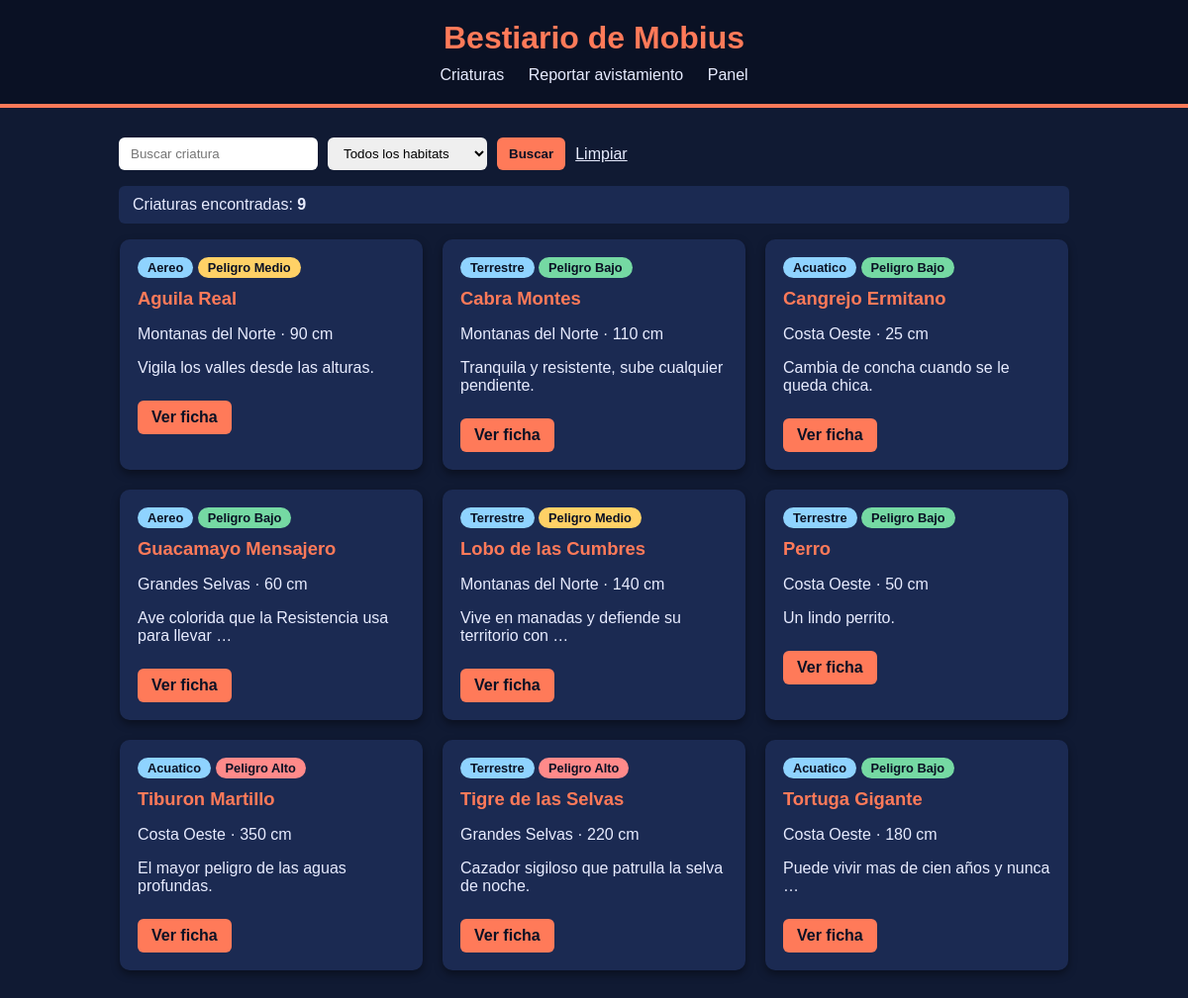
The page / on the database its author committed.
### bestiario/models.py (models this page shows, shortened)
class Criatura(models.Model):
    TIPOS = [
        ('terrestre','Terrestre'),
        ('aereo', 'Aereo'),
        ('acuatico','Acuatico'),
    ]
    habitat = models.ForeignKey(
        Habitat,
        on_delete=models.PROTECT,
        related_name='criaturas',
    )
    nombre = models.CharField(max_length=100)
    tipo = models.CharField(max_length=10,choices=TIPOS)
    peligro = models.PositiveSmallIntegerField(default=1)
    tamano_cm = models.PositiveIntegerField()
    domesticable = models.BooleanField(default=False)
    visible = models.BooleanField(default=True)
    descripcion = models.TextField(blank=True)
    class Meta:
        ordering = ['nombre']
    @property
    def nivel_peligro(self):
        if self.peligro >=8:
            return "Alto"
        if self.peligro >=4:
            return "Medio"
        return "Bajo"

class Habitat(models.Model):
    nombre = models.CharField(max_length=80, unique=True)
    clima = models.CharField(max_length=60)
    descripcion = models.TextField(blank=True)
    class Meta:
        ordering = ['nombre']

### bestiario/views.py (the view)
# urls.py: path('', views.inicio, name='inicio'),
def inicio(request):
    criaturas = Criatura.objects.select_related('habitat').filter(visible=True)
    habitat_id = request.GET.get('habitat',"")
    q = request.GET.get('q',"").strip()
    if habitat_id.isdigit():
        criaturas = criaturas.filter(habitat_id=int(habitat_id))
    if q:
        criaturas = criaturas.filter(nombre__icontains=q)
    contexto = {
        'criaturas': criaturas,
        'habitats': Habitat.objects.all(),
        'habitat_sel': habitat_id,
        'q': q,
    }
    return render(request, 'bestiario/inicio.html', contexto)

### bestiario/templates/bestiario/inicio.html (shortened to what this page needs)
{% extends 'base.html' %}
{% block contenido %}
    <form method="get" class="filtros">
        <input type="text" name="q" value="{{ q }}" placeholder="Buscar criatura">
        <select name="habitat">
            <option value="">Todos los habitats</option>
        </select>
        <button type="submit">Buscar</button>
        <a href="{% url 'bestiario:inicio' %}">Limpiar</a>
    </form>
    <p class="resumen">Criaturas encontradas: <strong>{{ criaturas|length }}</strong></p>
    <div class="lista">
    {% for c in criaturas %}
        <div class="tarjeta">
            <span class="tipo">{{ c.get_tipo_display }}</span>
            <span class="nivel nivel-{{ c.nivel_peligro|lower }}">Peligro {{ c.nivel_peligro }}</span>
            <h2>{{ c.nombre }}</h2>
            <p>{{ c.habitat.nombre }} · {{ c.tamano_cm }} cm</p>
            <p>{{ c.descripcion|truncatewords:8 }}</p>
            <a href="{% url 'bestiario:detalle' c.id %}">Ver ficha</a>
        </div>
    {% empty %}
        <p>Todavia no hay criaturas cargadas.</p>
    {% endfor %}
    </div>
{% endblock %}

### static/css/bestiario.css (style rules this page uses)
body { background-color: #101a33; color: #e8ecff; font-family: 'Trebuchet MS', sans-serif; margin: 0; }
.filtros { display: flex; flex-wrap: wrap; gap: 10px; margin-bottom: 15px; }
.filtros input, .filtros select, .filtros button { padding: 8px 12px; border-radius: 6px; border: none; }
.filtros button { background-color: #ff7a59; color: #0a1124; font-weight: bold; cursor: pointer; }
.filtros a { color: #e8ecff; align-self: center; }
.resumen { background-color: #1b2a52; padding: 10px 14px; border-radius: 6px; }
.lista { display: flex; flex-wrap: wrap; gap: 20px; justify-content: center; }
.tarjeta { background-color: #1b2a52; border-radius: 10px; padding: 18px; width: 270px; box-shadow: 0 4px 8px rgba(0, 0, 0, 0.4); }
.tarjeta h2 { color: #ff7a59; font-size: 1.15rem; margin-top: 10px; }
.tarjeta a, .boton { display: inline-block; margin-top: 8px; background-color: #ff7a59; color: #0a1124; padding: 8px 14px; border-radius: 6px; text-decoration: none; font-weight: bold; }
.tipo, .nivel { display: inline-block; padding: 3px 10px; border-radius: 12px; font-size: 0.8rem; font-weight: bold; color: #0a1124; }
.tipo { background-color: #8fd3ff; }
.nivel-bajo { background-color: #75d9a3; }
.nivel-medio { background-color: #ffd166; }
.nivel-alto { background-color: #ff8a8a; }

### rows shown on the page
Criatura: tipo "Aereo", nivel_peligro "Medio", nombre "Aguila Real", habitat.nombre "Montanas del Norte", tamano_cm "90", descripcion "Vigila los valles desde las alturas."
Criatura: tipo "Terrestre", nivel_peligro "Bajo", nombre "Cabra Montes", habitat.nombre "Montanas del Norte", tamano_cm "110", descripcion "Tranquila y resistente, sube cualquier pendiente."
Criatura: tipo "Acuatico", nivel_peligro "Bajo", nombre "Cangrejo Ermitano", habitat.nombre "Costa Oeste", tamano_cm "25", descripcion "Cambia de concha cuando se le queda chica."
Criatura: tipo "Aereo", nivel_peligro "Bajo", nombre "Guacamayo Mensajero", habitat.nombre "Grandes Selvas", tamano_cm "60", descripcion "Ave colorida que la Resistencia usa para llevar …"
Criatura: tipo "Terrestre", nivel_peligro "Medio", nombre "Lobo de las Cumbres", habitat.nombre "Montanas del Norte", tamano_cm "140", descripcion "Vive en manadas y defiende su territorio con …"
Criatura: tipo "Terrestre", nivel_peligro "Bajo", nombre "Perro", habitat.nombre "Costa Oeste", tamano_cm "50", descripcion "Un lindo perrito."
Criatura: tipo "Acuatico", nivel_peligro "Alto", nombre "Tiburon Martillo", habitat.nombre "Costa Oeste", tamano_cm "350", descripcion "El mayor peligro de las aguas profundas."
Criatura: tipo "Terrestre", nivel_peligro "Alto", nombre "Tigre de las Selvas", habitat.nombre "Grandes Selvas", tamano_cm "220", descripcion "Cazador sigiloso que patrulla la selva de noche."
Criatura: tipo "Acuatico", nivel_peligro "Bajo", nombre "Tortuga Gigante", habitat.nombre "Costa Oeste", tamano_cm "180", descripcion "Puede vivir mas de cien años y nunca …"

### other values the page prints
{{ criaturas|length }} "9"
